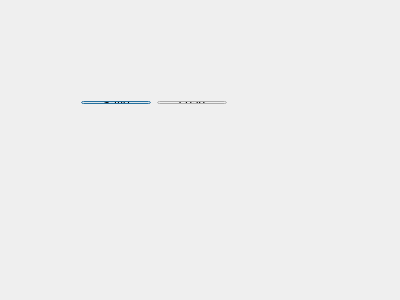
<?xml version="1.0" encoding="UTF-8"?>
<ui version="4.0">
 <class>Dialog</class>
 <widget class="QDialog" name="Dialog">
  <property name="geometry">
   <rect>
    <x>0</x>
    <y>0</y>
    <width>400</width>
    <height>300</height>
   </rect>
  </property>
  <property name="windowTitle">
   <string>Dialog</string>
  </property>
  <widget class="QWidget" name="">
   <property name="geometry">
    <rect>
     <x>70</x>
     <y>90</y>
     <width>168</width>
     <height>25</height>
    </rect>
   </property>
   <layout class="QHBoxLayout" name="horizontalLayout">
    <item>
     <widget class="QPushButton" name="pushButton">
      <property name="text">
       <string>Save</string>
      </property>
     </widget>
    </item>
    <item>
     <widget class="QPushButton" name="pushButton_2">
      <property name="text">
       <string>Load</string>
      </property>
     </widget>
    </item>
   </layout>
  </widget>
 </widget>
 <layoutdefault spacing="6" margin="11"/>
 <resources/>
 <connections/>
</ui>
